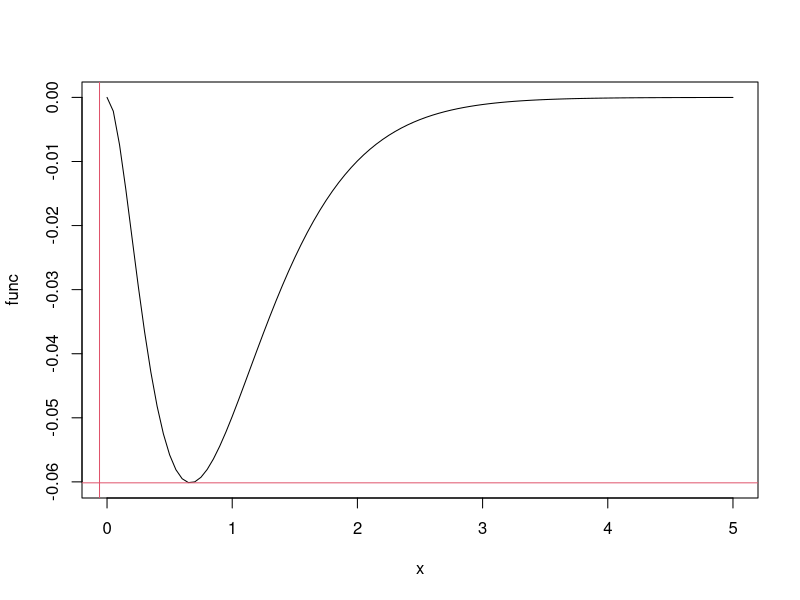

Reproduce this figure in R.
func <- function(x) {
	return(-x^2*exp(-3*x))
}
opt <- optimize(func, c(0., 5.))
cat(opt$minimum, opt$objective)
plot(func,0,5)
abline(h=opt$objective, col=2)
abline(v=opt$objective, col=2)
